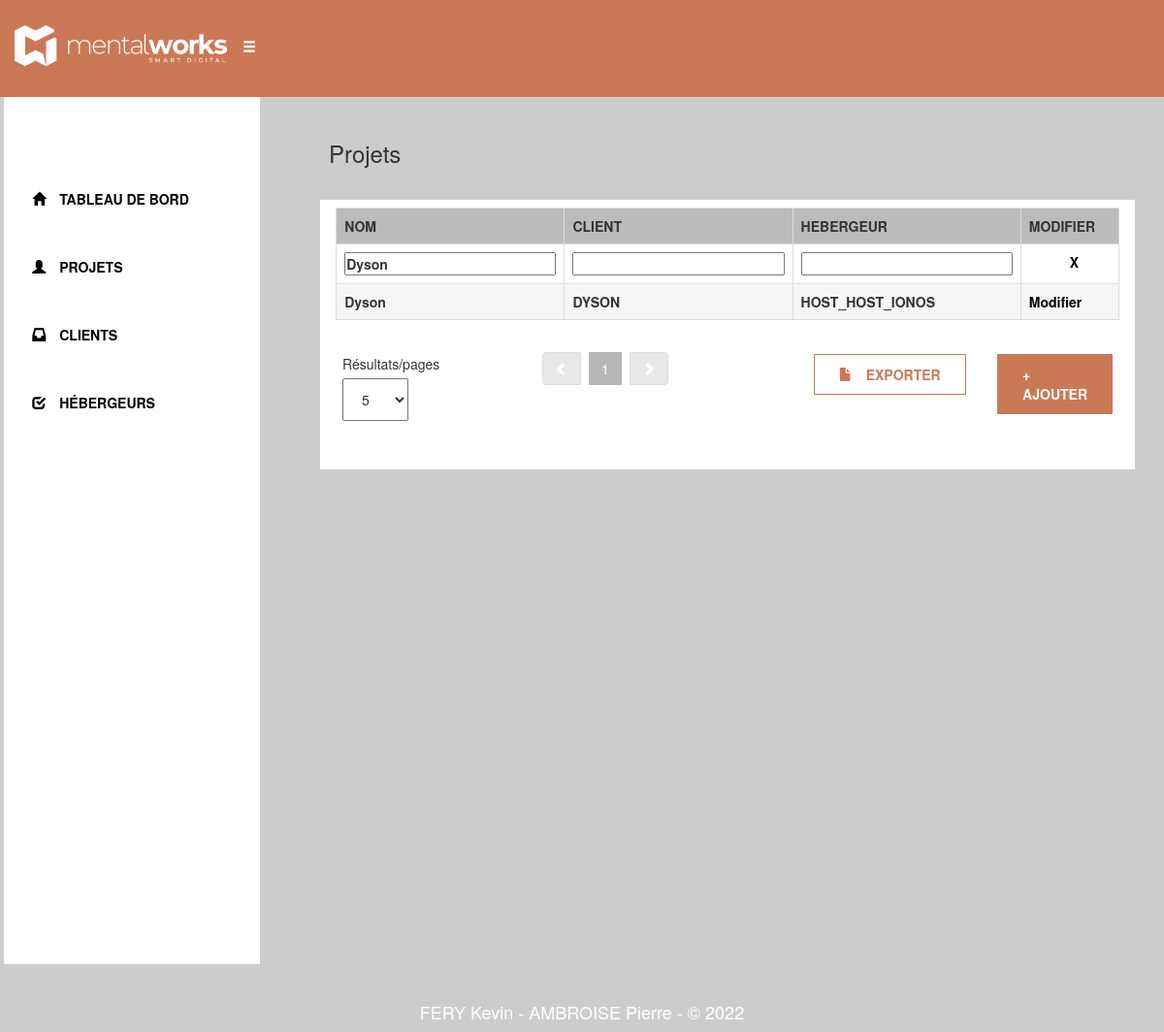
/Project/View.php?name=Dyson, run on an earlier commit of the app's database.
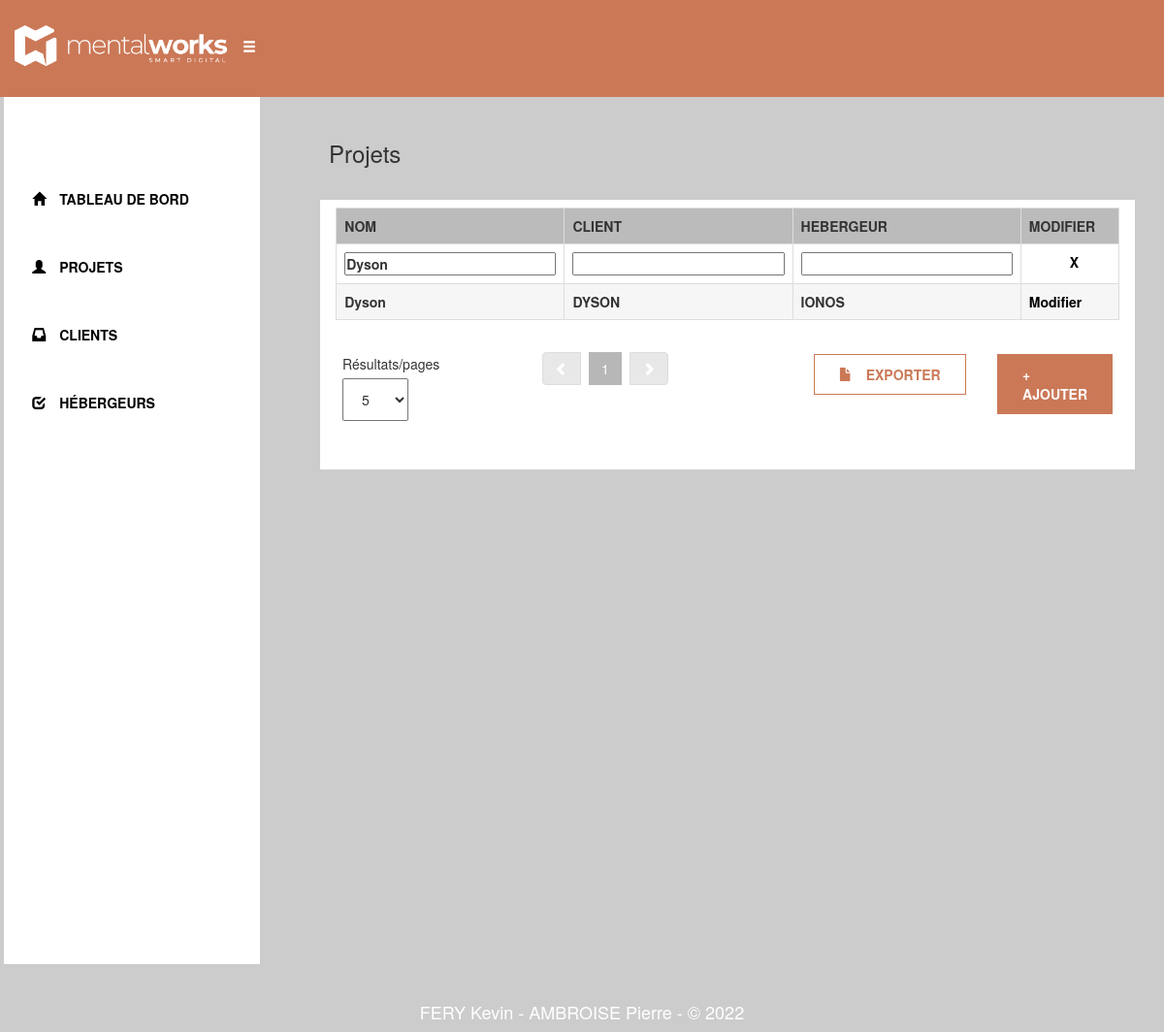
And on a later commit of the database.
### tables this page shows
CREATE TABLE `project` (
  `id` int(11) NOT NULL,
  `name` varchar(255) NOT NULL,
  `code` varchar(255) NOT NULL,
  `lastpass_folder` varchar(255) DEFAULT NULL,
  `link_mock_ups` varchar(255) DEFAULT NULL,
  `managed_server` tinyint(1) NOT NULL,
  `notes` text DEFAULT NULL,
  `host_id` int(11) NOT NULL,
  `customer_id` int(11) NOT NULL
);

CREATE TABLE `host` (
  `id` int(11) NOT NULL,
  `code` varchar(255) NOT NULL,
  `name` varchar(255) NOT NULL,
  `notes` varchar(1000) DEFAULT NULL
);

CREATE TABLE `customer` (
  `id` int(11) NOT NULL,
  `code` varchar(255) NOT NULL,
  `name` varchar(255) NOT NULL,
  `notes` text DEFAULT NULL
);

### src/Repository/ProjectRepository.php (called while the page is built, shortened)
<?php
class ProjectRepository{
    public static function getByName(string $name): ?array{
        $tab=array();
        $database = Connection::connect();
        $statement = $database->prepare('SELECT * FROM project WHERE name LIKE ?');
        $statement->execute(array('%'.$name.'%'));
        try{
            while($pro = $statement->fetch()){
                $host = HostRepository::getHostById($pro['host_id']);
                $customer = CustomerRepository::getCustomerById($pro['customer_id']);
                $temp = new Project($pro['id'], $pro['name'], $pro['code'],
                    $pro['lastpass_folder'], $pro['link_mock_ups'],
                    $pro['managed_server'], $pro['notes'],
                    $host, $customer);
                $tab[] = $temp;
            }
        }
        catch(int $i){
            return null;
        }
        return $tab;
    }
}

### src/Repository/HostRepository.php (called while the page is built, shortened)
<?php
class HostRepository{
    public static function getHostById(int $id): ?Host{
        $database = Connection::connect();
        $statement = $database->prepare('SELECT * FROM host WHERE id = ?');
        $statement->execute(array($id));
        $rep = $statement->fetch();
        $host = ($rep) ? new Host ($id, $rep['code'], $rep['name'], $rep['notes']) : null;
        return $host;
    }
}

### src/Repository/CustomerRepository.php (called while the page is built, shortened)
<?php
class CustomerRepository{
    public static function getCustomerById(int $id): ?Customer{
        $database = Connection::connect();
        $statement = $database->prepare('SELECT * FROM customer WHERE id = ?');
        $statement->execute(array($id));
        $rep = $statement->fetch();
        $cus = ($rep) ? new Customer($id, $rep['code'], $rep['name'], $rep['notes']) : null;
        return $cus;
    }
}

### src/Traits/NameTrait.php (called while the page is built, shortened)
<?php
trait NameTrait{
    private string $name;
    public function getName(): string
    {
        return $this->name;
    }
}

### src/Classes/Project.php (called while the page is built, shortened)
<?php
class Project implements
    IdInterface,
    nameInterface,
    codeNoteInterface
{
    public function getHost(): Host
	{
		return $this->host;
	}
	public function getCustomer(): Customer
	{
		return $this->customer;
	}
}

### src/Traits/IdTrait.php (called while the page is built, shortened)
<?php
trait IdTrait{
    private int $id;
    public function getId(): int
	{
		return $this->id;
	}
}

### Project/View.php (the view, shortened to what the changed rows need)
<?php
$filtre = array();
if (isset($_GET['name']) && $_GET['name'] != ''){
    $filtre[] = ProjectRepository::getByName($_GET['name']);
}
if (isset($_GET['host']) && $_GET['host'] != ''){
    $filtre[] = ProjectRepository::getProjectByHost($_GET['host']);
}
else{
    $projects = ProjectRepository::getProject();
}
if (!empty($filtre)){
    if (count($filtre) == 1){
        $projects = $filtre[0];
    }
    elseif (count($filtre) ==2){
        $projects = array_intersect($filtre[0], $filtre[1]);
    }
    elseif (count($filtre) ==3){
        $projects = array_intersect($filtre[0], $filtre[1], $filtre[2]);
    }
}
$nbPerPage = isset($_GET['nbPage']) ? $_GET['nbPage']: 15;
$currentPage = isset($_GET['page']) ? $_GET['page']: 1;
$allProject = array();
for ($i=($currentPage-1)*$nbPerPage; $i<$currentPage*$nbPerPage; $i++){
    if (isset($projects[$i])) $allProject[] = $projects[$i];
}
$projects = $allProject;
?>
<!DOCTYPE html>
<html>
    <head>
        <link rel="stylesheet" href="https://maxcdn.bootstrapcdn.com/bootstrap/3.3.6/css/bootstrap.min.css">
        <link rel="stylesheet" href="public/css/styles.css">
    </head>
    <body>
        <section id="View">
            <div class="container-fluid">
                <div class="row">
                    <div class="col-lg-9 col-md-9 col-sm-12">
                        <div class="col-lg-12 col-md-12 col-sm-12">
                            <div class="fondTableau">
                                <div class="table-responsive">
                                    <form>
                                        <table class="table table-bordered" id="tabClient">
                                            <tr class="trTableau">
                                                <th>NOM</th>
                                                <th>CLIENT</th>
                                                <th>HEBERGEUR</th>
                                                <th>MODIFIER</th>
                                            </tr>
                                            <?php
                                                if (empty($projects)){
                                                    echo '<tr><td colspan="4" style="text-align:center">Aucun projet ne corespond à votre recherche</td></tr>';
                                                }
                                                else{
                                                    foreach ($projects as $projects){
                                                        echo "<tr class='tr2Tableau'>
                                                            <td>". $projects->getName() ."</td>
                                                            <td>". $projects->getCustomer()->getName() ."</td>
                                                            <td>". $projects->getHost()->getName() ."</td>
                                                            <td>
                                                                <a class='aTabl' href='Project/". $projects->getId() ."'>Modifier</a>
                                                            </td>
                                                        </tr>";
                                                    }
                                                }
                                            ?>
                                        </table>
                                    </form>
                                </div>
                            </div>
                        </div>
                    </div>
                </div>
            </div>
        </section>
    </body>
</html>

What changed in the data, as far as the page shows it:
changed through a linked row, project "Dyson": host.name "HOST_HOST_IONOS" → "IONOS"
